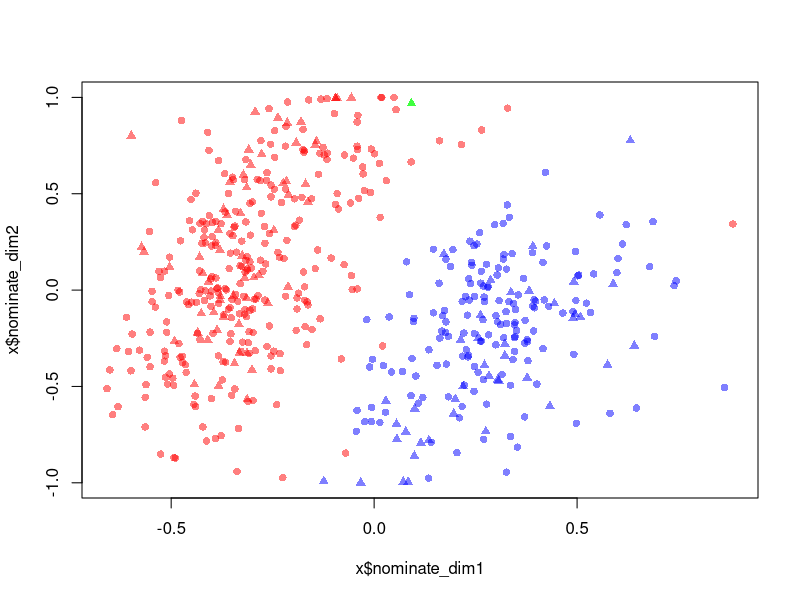

The R script that drew this image:
## ---- chunk 1
knitr::opts_chunk$set(echo = TRUE, root.dir = "~/dropbox/github/csslab/lab05/")
## ---- chunk 2
x <- read.csv("HS096_members.csv")

r <- rgb(red = 1, green = 0, blue = 0, alpha = .5, maxColorValue = 1)
b <- rgb(red = 0, green = 0, blue = 1, alpha = .5, maxColorValue = 1)
g <- rgb(red = 0, green = 1, blue = 0, alpha = .75, maxColorValue = 1)

plot(x = x$nominate_dim1, y = x$nominate_dim2,
     col = ifelse(x$party_code == 100, r,
                  ifelse(x$party_code == 200, b, g)),
     pch = ifelse(x$chamber == "House", 16, 17),
     cex = 1)
## ---- chunk 3
x <- x[,c("nominate_dim1", "nominate_dim2")]
